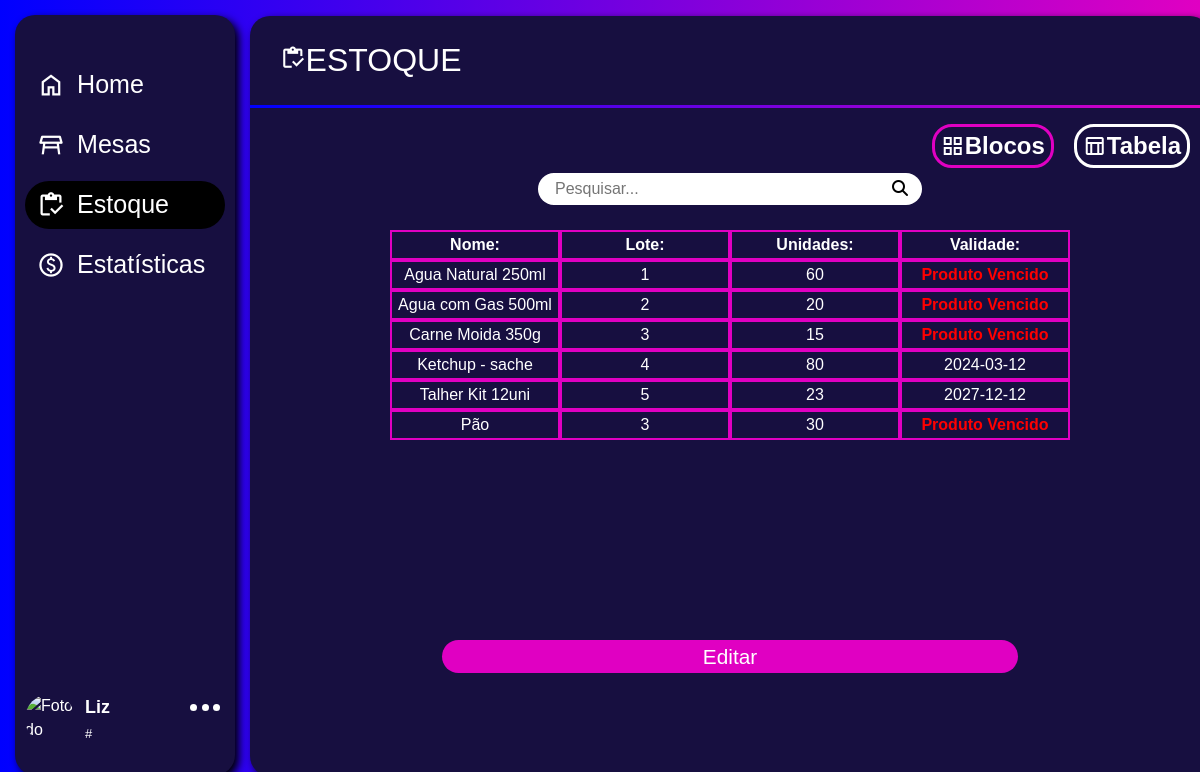
Page /Desktop/ADM/app/estoque/estoque.php (signed in) on the earlier database version.
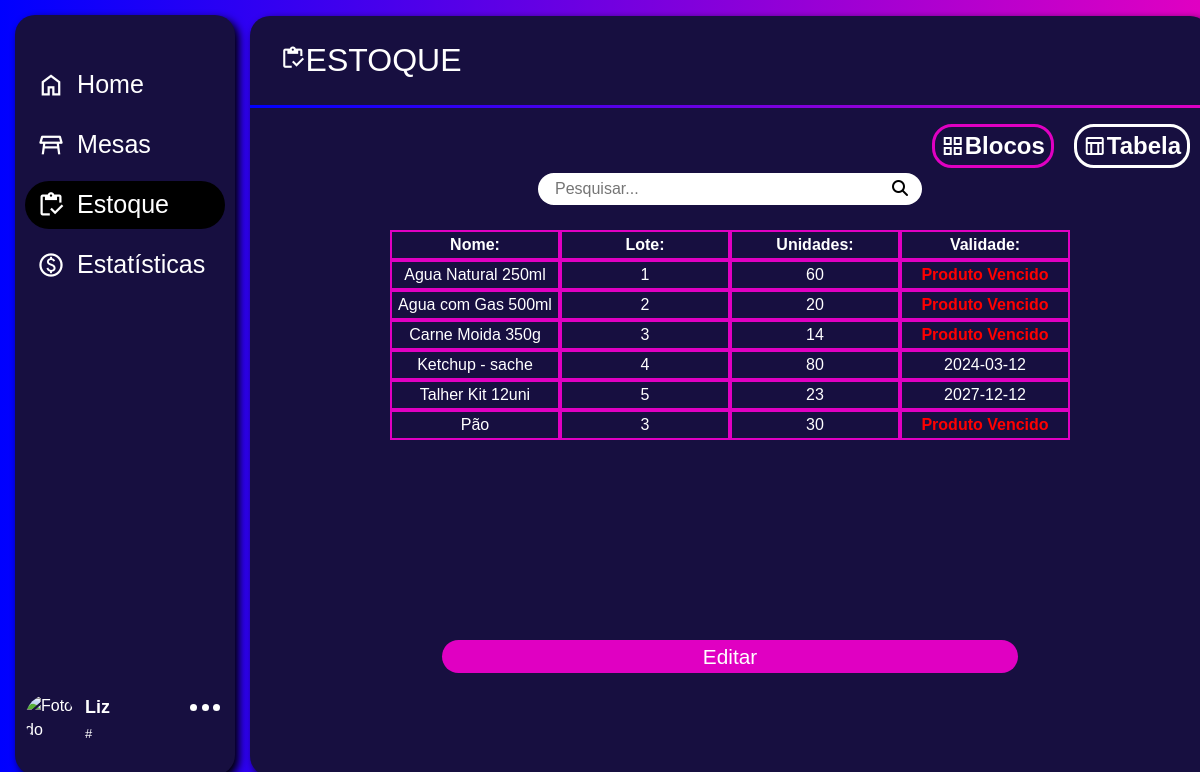
Same page on the later database version.
### tables this page shows
CREATE TABLE `produto` (
  `id_prod` int(11) NOT NULL,
  `lote` int(11) NOT NULL,
  `tipo` varchar(100) NOT NULL,
  `prod` varchar(100) NOT NULL,
  `preco_compra` float(10,2) NOT NULL,
  `preco_venda` float(10,2) NOT NULL,
  `qtd` int(11) NOT NULL,
  `dta_compra` date NOT NULL,
  `dta_vencimento` date NOT NULL,
  `status` varchar(10) NOT NULL,
  `img` varchar(50) NOT NULL
);

### Desktop/ADM/app/estoque/estoque.php (the view, shortened to what the changed rows need)
<?php
include_once(__DIR__ . '/../../PHP/conn.php');
if(!empty($_GET['search'])){
    $dados = $_GET['search'];
    $sqlc = "SELECT * FROM produto WHERE (lote LIKE '%$dados%' OR prod LIKE '%$dados%') AND status = 'ATIVO'";
    $sqlb = "SELECT * FROM produto WHERE (lote LIKE '%$dados%' OR prod LIKE '%$dados%') AND status = 'ATIVO'";
}else{
    $sqlc = "SELECT * FROM produto WHERE status = 'ATIVO'";
    $sqlb = "SELECT * FROM produto WHERE status = 'ATIVO'";
}
$estoqueInfo = $sql->query($sqlc);
$estoqueInfoTb = $sql->query($sqlb);
?>
<!DOCTYPE html>
<html lang="pt-br">
<head>
    <link href="https://cdn.jsdelivr.net/npm/bootstrap@5.3.0-alpha3/dist/css/bootstrap.min.css" rel="stylesheet">
    <link rel="stylesheet" href="../../assets/css/menu.css">
    <link rel="stylesheet" href="../../assets/css/estoque/estoque.css">
</head>
<body>
    <div class="fundo">
        <main class="main">
            <div class="mainArea">
                <div class="estoque">
                    <div class="tabela active">
                        <table id="tabelaReal" style="border-radius: 10px;">
                            <thead>
                                <th>Nome:</th>
                                <th>Lote:</th>
                                <th class="Uni">Unidades:</th>
                                <th>Validade:</th>
                            </thead>
                            <tbody>
                            <?php foreach($estoqueInfoTb AS $estoqueInfosTb): ?>
                                <tr>
                                    <td><?php echo $estoqueInfosTb['prod']; ?></td>
                                    <Td><?php echo $estoqueInfosTb['lote']; ?></Td>
                                    <td class="<?php echo ($estoqueInfosTb['qtd'] <= 10) ? 'baixa-quantidadeTb' : ''; ?>"><?php echo $estoqueInfosTb['qtd']; ?></td>
                                    <td class="<?php echo (strtotime($estoqueInfosTb['dta_vencimento']) <= strtotime(date('Y-m-d'))) ? 'vencido' : ''; ?>">
                                    </td>
                                </tr>
                                <?php endforeach; ?>
                            </tbody>
                        </table>
                    </div>
                </div>
            </div>
        </main>
    </div>
</body>
</html>

Differences in the rows shown:
changed produto "Carne Moida 350g": qtd "15" → "14"
